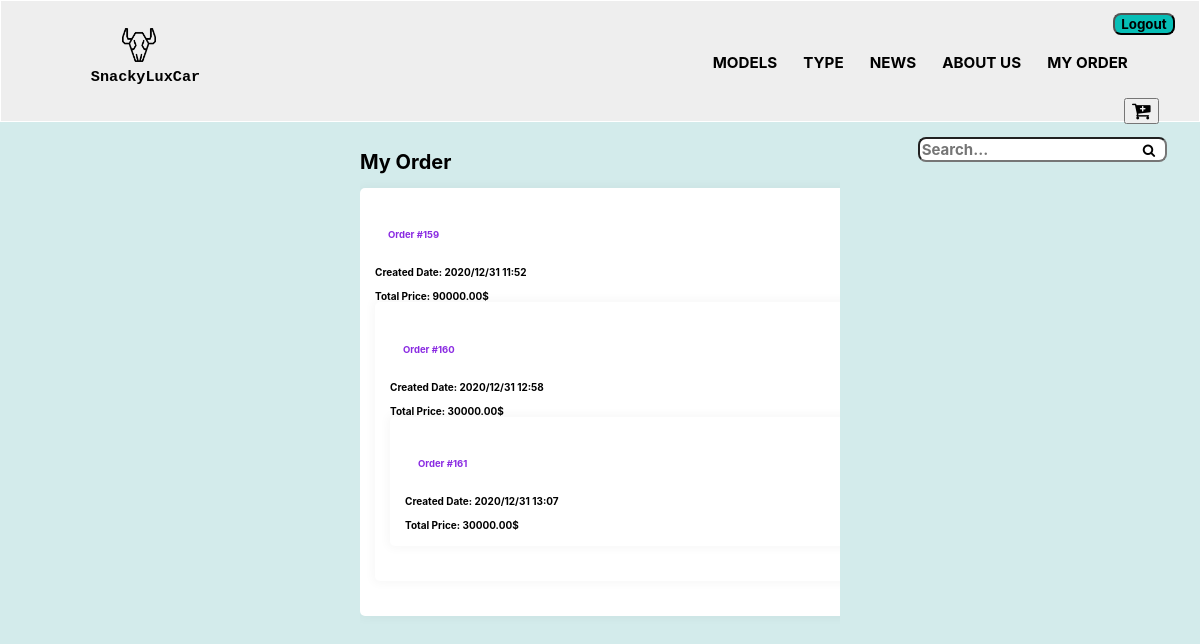
The page /myorder.php (signed in) on the database its author committed.
### tables this page shows
CREATE TABLE `order` (
  `order_id` int(11) NOT NULL,
  `user_id` int(11) NOT NULL,
  `total` double(20,2) NOT NULL,
  `created_time` varchar(50) NOT NULL
);

### functions.php (called while the page is built, shortened)
<?php
$host_name = "localhost";
$db_name = "snackyluxcar";
$db_username = "root";
$db_password = "root";
$db_port = "3306";
$db_connection = new mysqli($host_name,$db_username,$db_password,$db_name,$db_port);
function execute_query($sql){
    global $db_connection;
    return $db_connection->query($sql);
}

### myorder.php (the view, shortened to what this page needs)
<?php
require_once "header.php";
$user_id = $_SESSION['user_id'];
?>
<div class="order-main">
    <div class="order-list">
        <h1> My Order </h1>
        <?php
        $sql = "SELECT * FROM `order` Where user_id = ' $user_id' ";
        $myOrder = execute_query($sql);
        while ($order = mysqli_fetch_array($myOrder)) {
        ?>
            <div class="order-card">
                <div class="order-header">
                    <h4> <a style="color: blueviolet; font-weight: bold;" href="order_detail.php?orderID=<?= $order['order_id'] ?>"> Order #<?= $order['order_id'] ?> </a> </h4>
                </div>
                <div class="order-body">
                    Created Date: <?= $order['created_time'] ?>
                    <br><br>
                    Total Price: <?= $order['total'] . "$"  ?>
                </div>
            <?php } ?>
            </div>
    </div>
</div>

### css/homepage.css (style rules this page uses)
body { margin: 0; padding: 0; font-family: Roboto,Helvetica Neue,Arial; background-color:#D3EBEB; overflow-x: hidden; color: black; font-weight: bold; }
a { display: inline-block; margin: 13px; font-weight: bold; }
a { text-decoration: none; color: black; font-weight: 100; font-size: 95%; }

### header.php (style rules this page uses)
a { font-weight: bolds; }
* { font-family: -apple-system, BlinkMacSystemFont, 'Segoe UI', Roboto, Oxygen, Ubuntu, Cantarell, 'Open Sans', 'Helvetica Neue', sans-serif; font-weight: bold; }

### myorder.php (style rules this page uses)
.order-main { width: 100%; overflow: hidden; font-size: 10px; }
.order-list { width: 40%; overflow: hidden; margin: auto; font-family: -apple-system, BlinkMacSystemFont, 'Segoe UI', Roboto, Oxygen, Ubuntu, Cantarell, 'Open Sans', 'Helvetica Neue', sans-serif; }
.order-card { width: 100%; height: fit-content; background-color: #ffffff; box-shadow: 0px 0px 10px 3px rgba(0, 0, 0, .03); padding: 15px; border-radius: 5px; margin-bottom: 20px; }
.order-header { text-decoration: none; font-family: -apple-system, BlinkMacSystemFont, 'Segoe UI', Roboto, Oxygen, Ubuntu, Cantarell, 'Open Sans', 'Helvetica Neue', sans-serif; }

### rows shown on the page
order: order_id "159", created_time "2020/12/31 11:52", total "90000.00"
order: order_id "160", created_time "2020/12/31 12:58", total "30000.00"
order: order_id "161", created_time "2020/12/31 13:07", total "30000.00"
